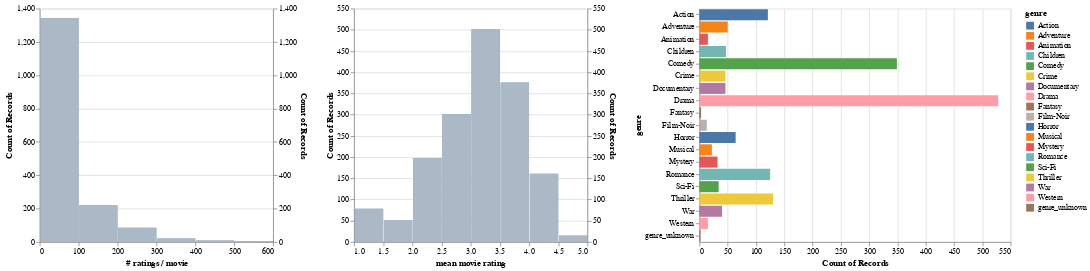

Here is the notebook cell this chart was saved with:
### Markdown cell above
Finally, the last chart shows the distribution of the number of ratings and average rating.

### Code cell
# Display the number of ratings and average rating per movie.
alt.hconcat(
    filtered_hist('rating count', '# ratings / movie', genre_filter),
    filtered_hist('rating mean', 'mean movie rating', genre_filter),
    genre_chart,
    data=movies_ratings)

### Figure 1 — Vega-Lite specification as saved in the notebook (floating-point values rounded to 4 significant figures; data arrays with more than 128 entries replaced by an {"elided": "..."} marker saying what was removed)
{"config": {"view": {"continuousWidth": 400, "continuousHeight": 300}}, "hconcat": [{"layer": [{"mark": "bar", "encoding": {"x": {"type": "quantitative", "bin": {"maxbins": 10}, "field": "rating count", "title": "# ratings / movie"}, "y": {"type": "quantitative", "aggregate": "count"}}, "transform": [{"filter": {"selection": "selector002"}}], "width": 300}, {"mark": "bar", "encoding": {"color": {"value": "lightgray"}, "opacity": {"value": 0.7}, "x": {"type": "quantitative", "bin": {"maxbins": 10}, "field": "rating count", "title": "# ratings / movie"}, "y": {"type": "quantitative", "aggregate": "count"}}, "width": 300}], "resolve": {"scale": {"y": "independent"}}}, {"layer": [{"mark": "bar", "encoding": {"x": {"type": "quantitative", "bin": {"maxbins": 10}, "field": "rating mean", "title": "mean movie rating"}, "y": {"type": "quantitative", "aggregate": "count"}}, "transform": [{"filter": {"selection": "selector002"}}], "width": 300}, {"mark": "bar", "encoding": {"color": {"value": "lightgray"}, "opacity": {"value": 0.7}, "x": {"type": "quantitative", "bin": {"maxbins": 10}, "field": "rating mean", "title": "mean movie rating"}, "y": {"type": "quantitative", "aggregate": "count"}}, "width": 300}], "resolve": {"scale": {"y": "independent"}}}, {"mark": "bar", "encoding": {"color": {"condition": {"type": "nominal", "field": "genre", "selection": "selector002"}, "value": "lightgray"}, "x": {"type": "quantitative", "aggregate": "count"}, "y": {"type": "nominal", "field": "genre"}}, "height": 300, "selection": {"selector002": {"type": "multi", "fields": ["genre"]}}}], "data": {"name": "data-105f524c556c69bad5548fc519849199"}, "$schema": "https://vega.github.io/schema/vega-lite/v4.8.1.json", "datasets": {"data-105f524c556c69bad5548fc519849199": {"elided": "1682 records"}}}
